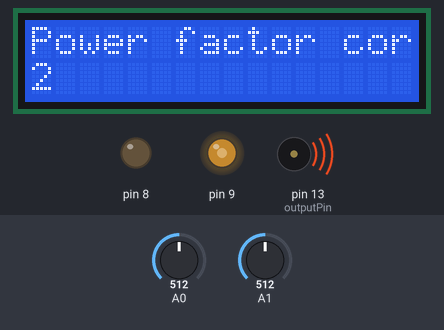
A sketch run on a simulated Arduino Uno, built with avr-gcc and run on an emulated ATmega328P. Parts: 16×2 character LCD, output pins drawn as LEDs (lit = HIGH), buzzer (waves = sounding). Inputs (shaded band) come from the test bench; at power-on: A0 = 512, A1 = 512. What the sketch prints to the serial monitor is not drawn.

Above: at 2.6 s.
2.7 s: A0 set to 716
At 7.1 s:
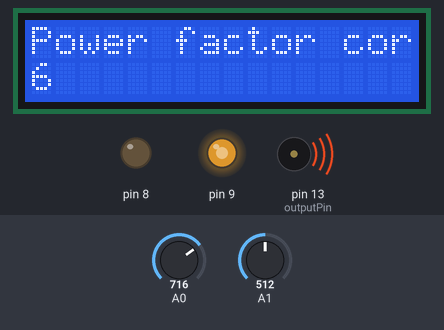
8.9 s: A1 set to 528
At 11.5 s:
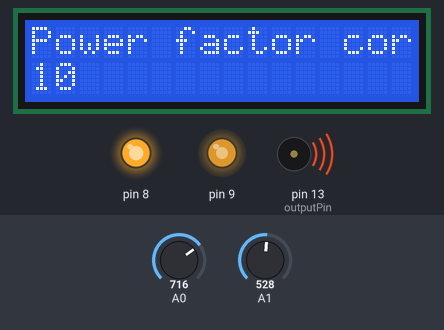
15.1 s: A0 set to 900
At 20.7 s:
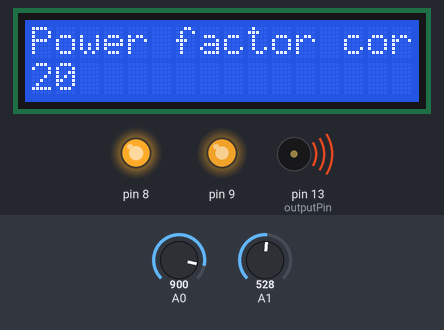
21.3 s: A1 set to 511
At 25.1 s:
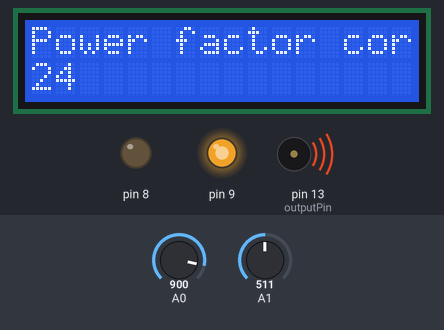
27.5 s: A0 set to 122
At 31.1 s:
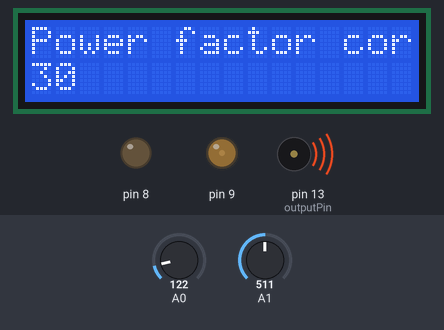
33.5 s: A1 set to 1023
At 37.1 s:
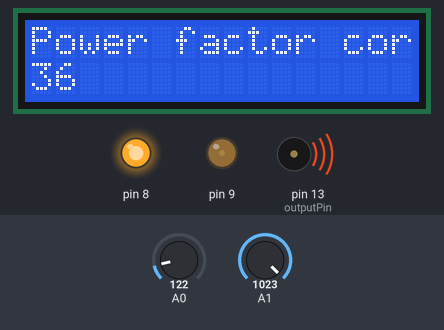
Timing chart, 0 to 38.6 s (numbered marks = the images above; inputs shaded):
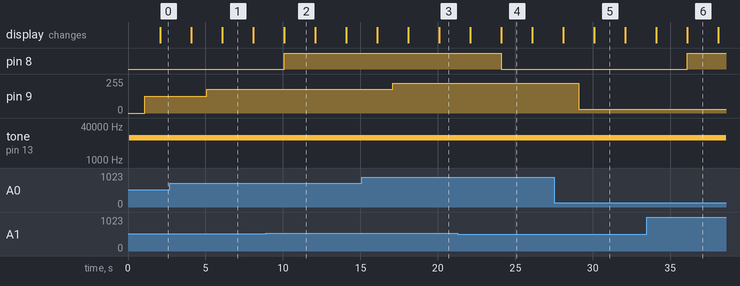

Measured:
- the behaviour switches between 513 and 514 on A1 (found by bisection; images 1 and 2)
- after the input at 2.7 s, pin 9: 127/255 → 178/255 after 2.4 s
- after the input at 8.9 s, pin 8: LOW → HIGH after 1.2 s
- after the input at 15.1 s, pin 9: 178/255 → 224/255 after 2.0 s
- after the input at 21.3 s, pin 8: HIGH → LOW after 2.8 s
- after the input at 27.5 s, pin 9: 224/255 → 30/255 after 1.6 s
- after the input at 33.5 s, pin 8: LOW → HIGH after 2.6 s

The sketch:

power_factor_correction.ino
```cpp
const int outputPin = 13; // Choose a suitable output pin
// include the library code:
#include <LiquidCrystal.h>
const int rs = 12, en = 11, d4 = 5, d5 = 4, d6 = 3, d7 = 2;
LiquidCrystal lcd(rs, en, d4, d5, d6, d7);
int Current_read = 0;
int voltage_read = 0;
int output_current = 0;
int output_voltage = 0;
void setup() {
  Serial.begin(9600);
  // set up the LCD's number of columns and rows:
  lcd.begin(16, 2);
  // Print a message to the LCD.
  //  lcd.print("hello, world!");
  lcd.print("Power factor correction");

  pinMode(outputPin, OUTPUT);
  pinMode(A0, INPUT);
  pinMode(A1, INPUT);
  pinMode(8, OUTPUT);
  pinMode(9, OUTPUT);
  Serial.println("hi");

}

void loop() {
  // set the cursor to column 0, line 1
  // (note: line 1 is the second row, since counting begins with 0):
  lcd.setCursor(0, 1);
  // print the number of seconds since reset:
  lcd.print(millis() / 1000);
  // Generate an approximate 11.1 MHz square wave using the tone function
  tone(outputPin, 11100);  // Use a frequency close to 11.1 MHz
  display_voltage();
  display_current();


}


void display_voltage() {

  //  int voltage_read = digitalRead(9);
  int voltage_read = analogRead(A0);
  delay(1000);
  Serial.println("Voltage is ");
  Serial.println(voltage_read);

  output_voltage = map(voltage_read, 0, 1023, 0, 255);
  analogWrite(9, output_voltage);
  Serial.println("Output voltage is ");
  Serial.println(output_voltage);

}

void display_current() {
  //  int Current_read = digitalRead(8);
  int Current_read = analogRead(A1);
  delay(1000);
  Serial.println("current is");
  Serial.println(Current_read);
  output_current = map(Current_read, 0, 1023, 0, 255);
  analogWrite(8, output_current);
  Serial.println("output current is ");
  Serial.println(output_current);


}
```
